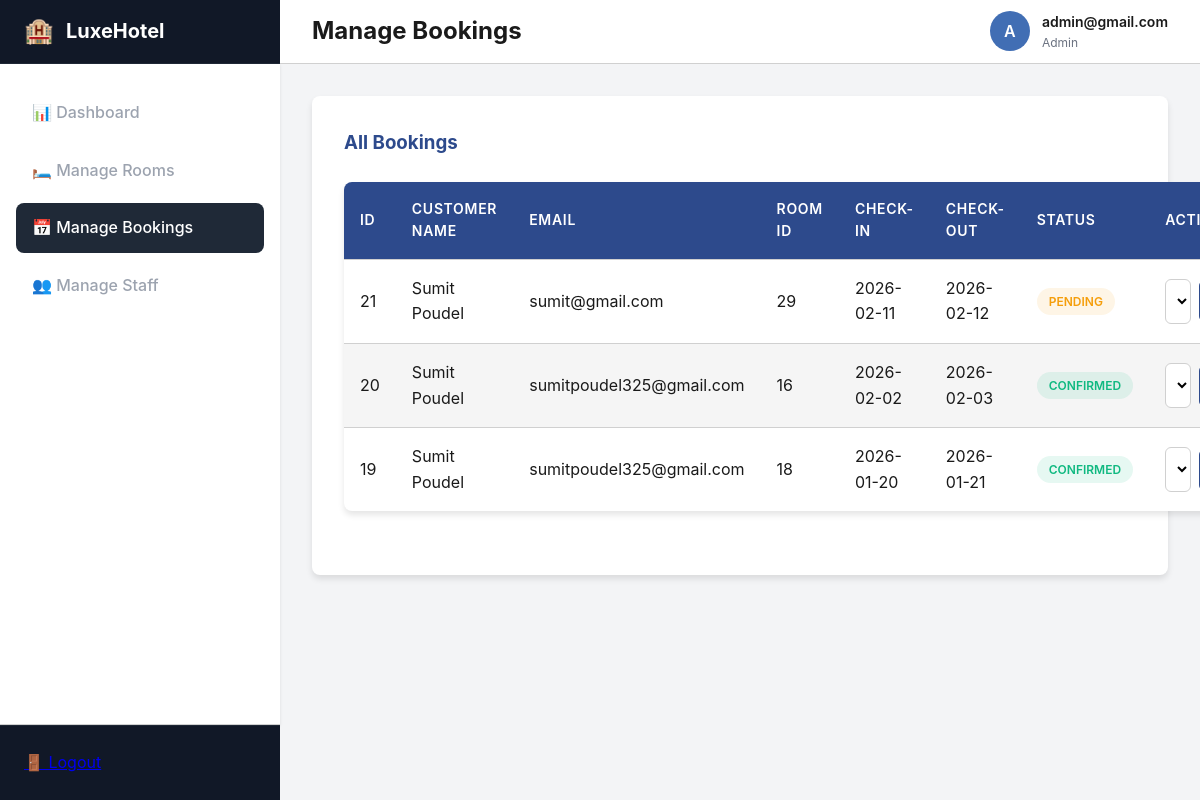
/manage_bookings.php (signed in), run on the app's committed database.
### tables this page shows
CREATE TABLE `bookings` (
  `id` int(11) NOT NULL,
  `customer_name` varchar(100) NOT NULL,
  `customer_email` varchar(100) NOT NULL,
  `room_id` int(11) NOT NULL,
  `check_in` date NOT NULL,
  `check_out` date NOT NULL,
  `status` enum('pending','confirmed','cancelled') DEFAULT 'pending'
);

### manage_bookings.php (the view, shortened to what this page needs)
<?php
include "config.php";
?>
<!DOCTYPE html>
<html lang="en">
<head>
    <link rel="stylesheet" href="style.css">
</head>
<body class="admin-body">
    <div class="admin-container">
        <aside class="admin-sidebar">
            <div class="sidebar-header">
                <a href="dashboard.php" class="sidebar-brand">
                    <span style="font-size: 1.5rem;">🏨</span> LuxeHotel
                </a>
            </div>
            <nav class="sidebar-nav">
                <ul>
                    <li><a href="dashboard.php">📊 Dashboard</a></li>
                    <?php if (isset($_SESSION["role"]) && in_array($_SESSION["role"], ["admin", "staff"])) { ?>
                        <li><a href="manage_rooms.php">🛏️ Manage Rooms</a></li>
                    <?php } ?>
                    <li><a href="manage_bookings.php" class="active">📅 Manage Bookings</a></li>
                    <?php if (isset($_SESSION["role"]) && $_SESSION["role"] === "admin") { ?>
                        <li><a href="manage_staff.php">👥 Manage Staff</a></li>
                    <?php } ?>
                </ul>
            </nav>
            <div class="sidebar-footer">
                <a href="logout.php">🚪 Logout</a>
            </div>
        </aside>
        <main class="admin-main">
            <header class="admin-topbar">
                <h2>Manage Bookings</h2>
                <div class="user-profile">
                    <div class="user-avatar">
                        <?php echo strtoupper(substr($_SESSION["username"], 0, 1)); ?>
                    </div>
                    <div class="user-info">
                        <span class="user-name"><?php echo $_SESSION["username"]; ?></span>
                        <span class="user-role"><?php echo $_SESSION["role"]; ?></span>
                    </div>
                </div>
            </header>
            <div class="admin-content">
                <div class="card" style="background: white; padding: 2rem; border-radius: 0.5rem; box-shadow: 0 4px 6px rgba(0,0,0,0.1);">
                    <h3 style="margin-bottom: 1.5rem; color: var(--primary);">All Bookings</h3>
                    <table>
                        <thead>
                            <tr>
                                <th>ID</th>
                                <th>Customer Name</th>
                                <th>Email</th>
                                <th>Room ID</th>
                                <th>Check-in</th>
                                <th>Check-out</th>
                                <th>Status</th>
                                <th>Action</th>
                            </tr>
                        </thead>
                        <tbody>
                        <?php
                        $result = $conn->query("SELECT * FROM bookings ORDER BY id DESC");
                        while ($row = $result->fetch_assoc()) {
                            echo "<tr>";
                            echo "<td>" . $row["id"] . "</td>";
                            echo "<td>" . $row["customer_name"] . "</td>";
                            echo "<td>" . $row["customer_email"] . "</td>";
                            echo "<td>" . $row["room_id"] . "</td>";
                            echo "<td>" . $row["check_in"] . "</td>";
                            echo "<td>" . $row["check_out"] . "</td>";
                            echo "<td><span class='status-badge " . $row["status"] . "'>" . ucfirst($row["status"]) . "</span></td>";
                            echo "<td>
                                <form method='POST'>
                                    <input type='hidden' name='booking_id' value='" . $row["id"] . "'>
                                    <select name='status'>
                                        <option value='pending' " . ($row['status'] == 'pending' ? 'selected' : '') . ">Pending</option>
                                        <option value='confirmed' " . ($row['status'] == 'confirmed' ? 'selected' : '') . ">Confirmed</option>
                                        <option value='cancelled' " . ($row['status'] == 'cancelled' ? 'selected' : '') . ">Cancelled</option>
                                    </select>
                                    <input type='submit' name='update' value='Update'>
                                </form>
                            </td>";
                            echo "</tr>";
                        }
                        ?>
                        </tbody>
                    </table>
                </div>
            </div>
        </main>
    </div>
</body>
</html>

### style.css (style rules this page uses)
:root { --primary: #2d4a8c; --primary-light: #416eb4; --primary-dark: #1f3264; --secondary: #c9b888; --accent: #d4c4a0; --background: #ffffff; --foreground: #1a1a1a; --muted: #e8e8e8; --muted-light: #f5f5f5; --border: #d0d0d0; --success: #10b981; --warning: #f59e0b; --error: #ef4444; }
* { margin: 0; padding: 0; box-sizing: border-box; }
body { font-family: "Inter", -apple-system, BlinkMacSystemFont, "Segoe UI", sans-serif; background-color: var(--background); color: var(--foreground); line-height: 1.6; }
nav { position: sticky; top: 0; z-index: 50; background-color: var(--background); border-bottom: 1px solid var(--border); box-shadow: 0 1px 3px rgba(0, 0, 0, 0.1); }
.admin-body { background-color: #f3f4f6; }
.admin-container { display: flex; min-height: 100vh; }
.admin-sidebar { width: 280px; background-color: #111827; color: white; flex-shrink: 0; display: flex; flex-direction: column; }
.sidebar-header { height: 4rem; display: flex; align-items: center; padding: 0 1.5rem; border-bottom: 1px solid #1f2937; }
.sidebar-brand { font-size: 1.25rem; font-weight: 700; color: white; text-decoration: none; display: flex; align-items: center; gap: 0.75rem; }
.sidebar-nav { flex: 1; padding: 1.5rem 1rem; }
.sidebar-nav ul { list-style: none; display: flex; flex-direction: column; gap: 0.5rem; }
.sidebar-nav a { display: flex; align-items: center; gap: 0.75rem; padding: 0.75rem 1rem; color: #9ca3af; text-decoration: none; border-radius: 0.5rem; transition: all 0.2s; font-weight: 500; }
.sidebar-nav a:hover, .sidebar-nav a.active { background-color: #1f2937; color: white; }
.sidebar-footer { padding: 1.5rem; border-top: 1px solid #1f2937; }
.admin-main { flex: 1; display: flex; flex-direction: column; overflow-x: hidden; }
.admin-topbar { height: 4rem; background-color: white; border-bottom: 1px solid var(--border); display: flex; justify-content: space-between; align-items: center; padding: 0 2rem; }
.admin-content { flex: 1; padding: 2rem; max-width: 1400px; width: 100%; margin: 0 auto; }
.user-profile { display: flex; align-items: center; gap: 0.75rem; }
.user-avatar { width: 2.5rem; height: 2.5rem; background-color: var(--primary-light); color: white; border-radius: 50%; display: flex; align-items: center; justify-content: center; font-weight: 600; }
.user-info { display: flex; flex-direction: column; }
.user-name { font-weight: 600; font-size: 0.875rem; color: var(--foreground); }
.user-role { font-size: 0.75rem; color: #6b7280; text-transform: capitalize; }
main { max-width: none; margin: 0; padding: 0; }
table { width: 100%; border-collapse: collapse; margin-bottom: 2rem; background-color: white; box-shadow: 0 4px 6px rgba(0, 0, 0, 0.1); border-radius: 0.5rem; overflow: hidden; }
table th, table td { padding: 1rem; text-align: left; border-bottom: 1px solid var(--border); }
table th { background-color: var(--primary); color: white; font-weight: 600; text-transform: uppercase; font-size: 0.875rem; letter-spacing: 0.05em; }
table tr:last-child td { border-bottom: none; }
table tr:nth-child(even) { background-color: var(--muted-light); }
table form { display: flex; gap: 0.5rem; align-items: center; }
table select { padding: 0.375rem 0.75rem; border: 1px solid var(--border); border-radius: 0.25rem; background-color: white; font-size: 0.875rem; cursor: pointer; outline: none; transition: border-color 0.2s; }
.status-badge { padding: 0.25rem 0.75rem; border-radius: 9999px; font-size: 0.75rem; font-weight: 600; text-transform: uppercase; display: inline-block; }
.status-badge.pending { background-color: rgba(245, 158, 11, 0.1); color: var(--warning); }
.status-badge.confirmed, .status-badge.available { background-color: rgba(16, 185, 129, 0.1); color: var(--success); }
main form input[type="text"], main form input[type="number"], main form textarea, main form select { width: 100%; padding: 0.75rem; border: 1px solid var(--border); border-radius: 0.375rem; font-size: 1rem; transition: border-color 0.2s; }

### data on the page
bookings: id "21", customer_name "Sumit Poudel", customer_email "sumit@gmail.com", room "29", check_in "2026-02-11", check_out "2026-02-12", status "PENDING", status "Pending"
bookings: id "20", customer_name "Sumit Poudel", customer_email "sumitpoudel325@gmail.com", room "16", check_in "2026-02-02", check_out "2026-02-03", status "CONFIRMED", status "Confirmed"
bookings: id "19", customer_name "Sumit Poudel", customer_email "sumitpoudel325@gmail.com", room "18", check_in "2026-01-20", check_out "2026-01-21", status "CONFIRMED", status "Confirmed"

### other printed values
substr($_SESSION["username"], 0, 1) "A"
$_SESSION["username"] "admin@gmail.com"
$_SESSION["role"] "Admin"
